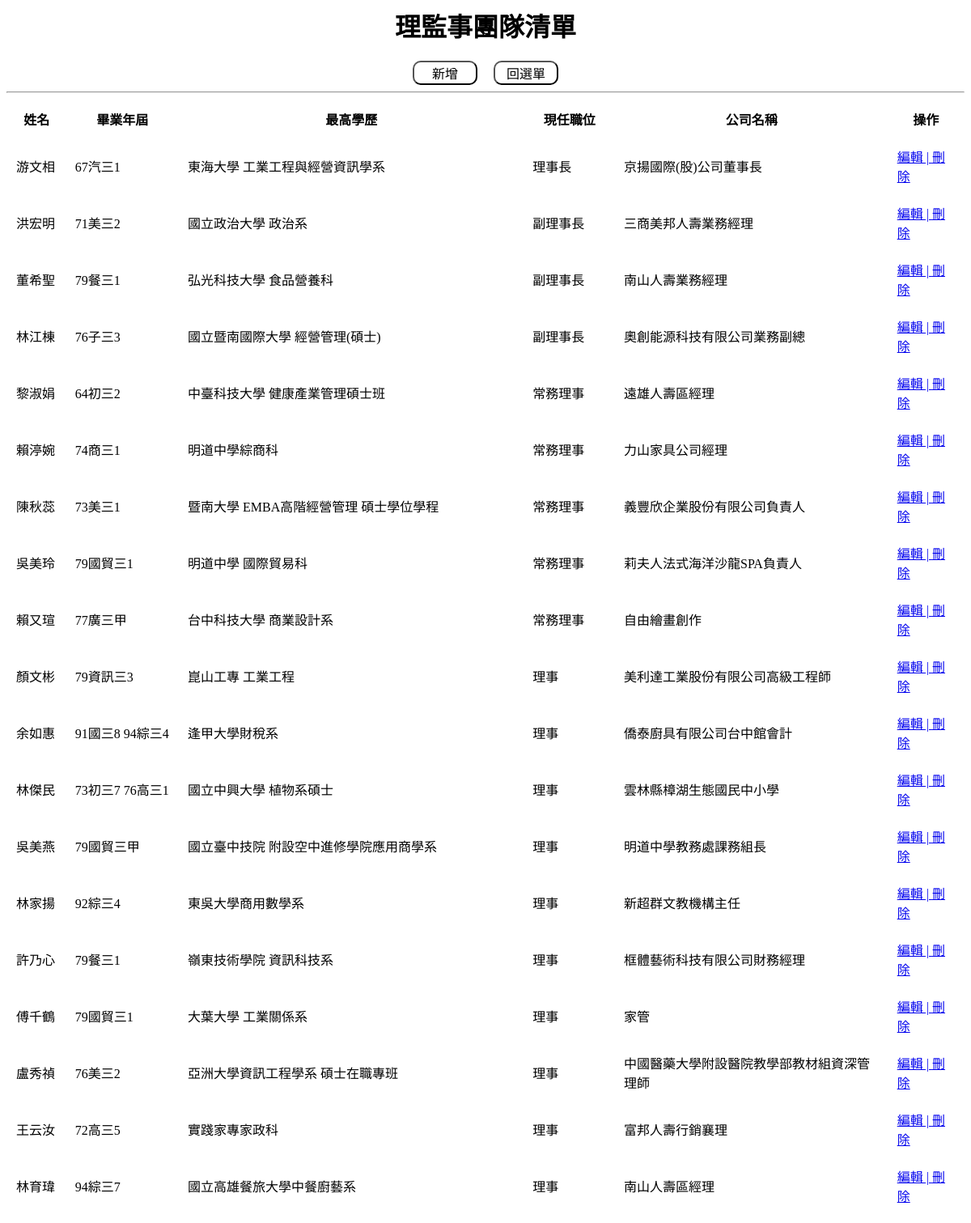
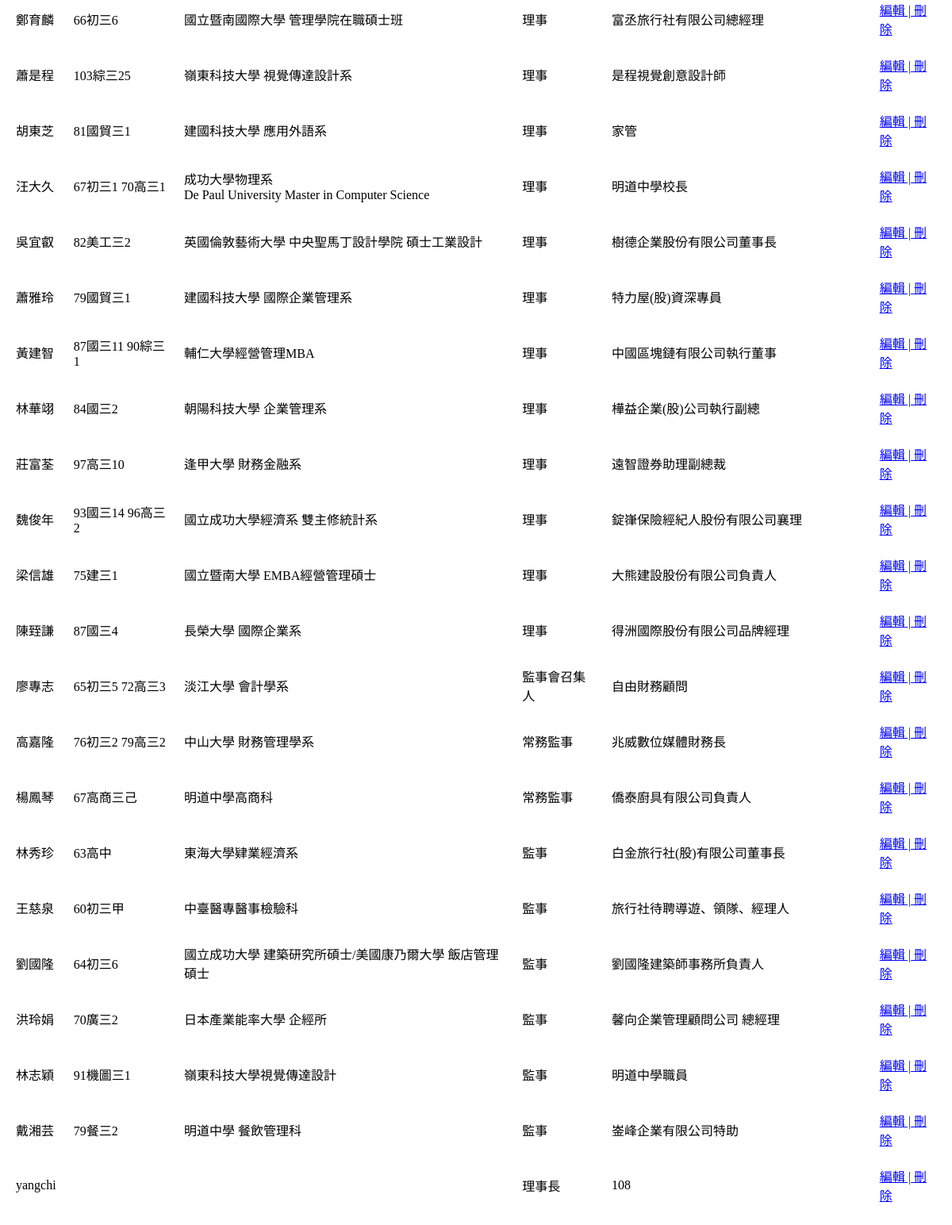
Page /back/member.php on the committed database (2 pictures, top to bottom).
### tables this page shows
CREATE TABLE `board_member` (
  `id` int(11) NOT NULL,
  `name` text NOT NULL,
  `year` text NOT NULL,
  `graduate` text NOT NULL,
  `job` text NOT NULL,
  `company` text NOT NULL,
  `img` text NOT NULL
);

### back/member.php (the view, shortened to what this page needs)
<!doctype HTML5>
<html>
<head>
    <link rel="stylesheet" href="../css/back.css">
</head>
<body align="center">
<?php
    include('../connect.php');
    if(@!$_GET['action']){
        $sql = 'SELECT * FROM `board_member`';
        $run = mysqli_query($con,$sql);
        echo '<h1>理監事團隊清單<span></h1>';
        echo '<button onclick=location.href="./member.php?action=add" class="button_xs">新增</button> &emsp;';
        echo '<button onclick=location.href="./" class="button_xs">回選單</button><hr>';
        echo '<table align="center" cellpadding="10">';
        echo '
				<tr>
					<th>姓名</th>
					<th>畢業年屆</th>
					<th>最高學歷</th>
					<th>現任職位</th>
					<th>公司名稱</th>
					<th>操作</th>
				</tr>
			';
        while($row = mysqli_fetch_assoc($run)){
            echo '
				<tr>
					<td>'.$row['name'].'</td>
					<td>'.$row['year'].'</td>
					<td>'.$row['graduate'].'</td>
					<td>'.$row['job'].'</td>
					<td>'.$row['company'].'</td>
					<td>
					<a href="member.php?action=edit&&id='.$row['id'].'">編輯 | </a>
					<a href="member.php?action=delete&&id='.$row['id'].'"> 刪除</a>
					</td>
				</tr>
			';
        }
        echo '</table>';
    }
	?>
	<br><br>
</body>
</html>

### css/back.css (style rules this page uses)
.button_xs { background: transparent; border-radius: 10px; color: black; width: 80px; height: 30px; font-size: medium; }

### rows in the picture
board_member: name "游文相", year "67汽三1", graduate "東海大學 工業工程與經營資訊學系", job "理事長", company "京揚國際(股)公司董事長"
board_member: name "洪宏明", year "71美三2", graduate "國立政治大學 政治系", job "副理事長", company "三商美邦人壽業務經理"
board_member: name "董希聖", year "79餐三1", graduate "弘光科技大學 食品營養科", job "副理事長", company "南山人壽業務經理"
board_member: name "林江棟", year "76子三3", graduate "國立暨南國際大學 經營管理(碩士)", job "副理事長", company "奧創能源科技有限公司業務副總"
board_member: name "黎淑娟", year "64初三2", graduate "中臺科技大學 健康產業管理碩士班", job "常務理事", company "遠雄人壽區經理"
board_member: name "賴渟婉", year "74商三1", graduate "明道中學綜商科", job "常務理事", company "力山家具公司經理"
board_member: name "陳秋蕊", year "73美三1", graduate "暨南大學 EMBA高階經營管理 碩士學位學程", job "常務理事", company "義豐欣企業股份有限公司負責人"
board_member: name "吳美玲", year "79國貿三1", graduate "明道中學 國際貿易科", job "常務理事", company "莉夫人法式海洋沙龍SPA負責人"
board_member: name "賴又瑄", year "77廣三甲", graduate "台中科技大學 商業設計系", job "常務理事", company "自由繪畫創作"
board_member: name "顏文彬", year "79資訊三3", graduate "崑山工專 工業工程", job "理事", company "美利達工業股份有限公司高級工程師"
board_member: name "余如惠", year "91國三8 94綜三4", graduate "逢甲大學財稅系", job "理事", company "僑泰廚具有限公司台中館會計"
board_member: name "林傑民", year "73初三7 76高三1", graduate "國立中興大學 植物系碩士", job "理事", company "雲林縣樟湖生態國民中小學"
board_member: name "吳美燕", year "79國貿三甲", graduate "國立臺中技院 附設空中進修學院應用商學系", job "理事", company "明道中學教務處課務組長"
board_member: name "林家揚", year "92綜三4", graduate "東吳大學商用數學系", job "理事", company "新超群文教機構主任"
board_member: name "許乃心", year "79餐三1", graduate "嶺東技術學院 資訊科技系", job "理事", company "框體藝術科技有限公司財務經理"
board_member: name "傅千鶴", year "79國貿三1", graduate "大葉大學 工業關係系", job "理事", company "家管"
board_member: name "盧秀禎", year "76美三2", graduate "亞洲大學資訊工程學系 碩士在職專班", job "理事", company "中國醫藥大學附設醫院教學部教材組資深管理師"
board_member: name "王云汝", year "72高三5", graduate "實踐家專家政科", job "理事", company "富邦人壽行銷襄理"
board_member: name "林育瑋", year "94綜三7", graduate "國立高雄餐旅大學中餐廚藝系", job "理事", company "南山人壽區經理"
board_member: name "鄭育麟", year "66初三6", graduate "國立暨南國際大學 管理學院在職碩士班", job "理事", company "富丞旅行社有限公司總經理"
board_member: name "蕭是程", year "103綜三25", graduate "嶺東科技大學 視覺傳達設計系", job "理事", company "是程視覺創意設計師"
board_member: name "胡東芝", year "81國貿三1", graduate "建國科技大學 應用外語系", job "理事", company "家管"
board_member: name "汪大久", year "67初三1 70高三1", graduate "成功大學物理系 De Paul University Master in Computer Science", job "理事", company "明道中學校長"
board_member: name "吳宜叡", year "82美工三2", graduate "英國倫敦藝術大學 中央聖馬丁設計學院 碩士工業設計", job "理事", company "樹德企業股份有限公司董事長"
board_member: name "蕭雅玲", year "79國貿三1", graduate "建國科技大學 國際企業管理系", job "理事", company "特力屋(股)資深專員"
board_member: name "黃建智", year "87國三11 90綜三1", graduate "輔仁大學經營管理MBA", job "理事", company "中國區塊鏈有限公司執行董事"
board_member: name "林華翊", year "84國三2", graduate "朝陽科技大學 企業管理系", job "理事", company "樺益企業(股)公司執行副總"
board_member: name "莊富荃", year "97高三10", graduate "逢甲大學 財務金融系", job "理事", company "遠智證券助理副總裁"
board_member: name "魏俊年", year "93國三14 96高三2", graduate "國立成功大學經濟系 雙主修統計系", job "理事", company "錠嵂保險經紀人股份有限公司襄理"
board_member: name "梁信雄", year "75建三1", graduate "國立暨南大學 EMBA經營管理碩士", job "理事", company "大熊建設股份有限公司負責人"
board_member: name "陳臸謙", year "87國三4", graduate "長榮大學 國際企業系", job "理事", company "得洲國際股份有限公司品牌經理"
board_member: name "廖專志", year "65初三5 72高三3", graduate "淡江大學 會計學系", job "監事會召集人", company "自由財務顧問"
board_member: name "高嘉隆", year "76初三2 79高三2", graduate "中山大學 財務管理學系", job "常務監事", company "兆威數位媒體財務長"
board_member: name "楊鳳琴", year "67高商三己", graduate "明道中學高商科", job "常務監事", company "僑泰廚具有限公司負責人"
board_member: name "林秀珍", year "63高中", graduate "東海大學肄業經濟系", job "監事", company "白金旅行社(股)有限公司董事長"
board_member: name "王慈泉", year "60初三甲", graduate "中臺醫專醫事檢驗科", job "監事", company "旅行社待聘導遊、領隊、經理人"
board_member: name "劉國隆", year "64初三6", graduate "國立成功大學 建築研究所碩士/美國康乃爾大學 飯店管理碩士", job "監事", company "劉國隆建築師事務所負責人"
board_member: name "洪玲娟", year "70廣三2", graduate "日本產業能率大學 企經所", job "監事", company "馨向企業管理顧問公司 總經理"
board_member: name "林志穎", year "91機圖三1", graduate "嶺東科技大學視覺傳達設計", job "監事", company "明道中學職員"
board_member: name "戴湘芸", year "79餐三2", graduate "明道中學 餐飲管理科", job "監事", company "崟峰企業有限公司特助"
board_member: name "yangchi", job "理事長", company "108"
